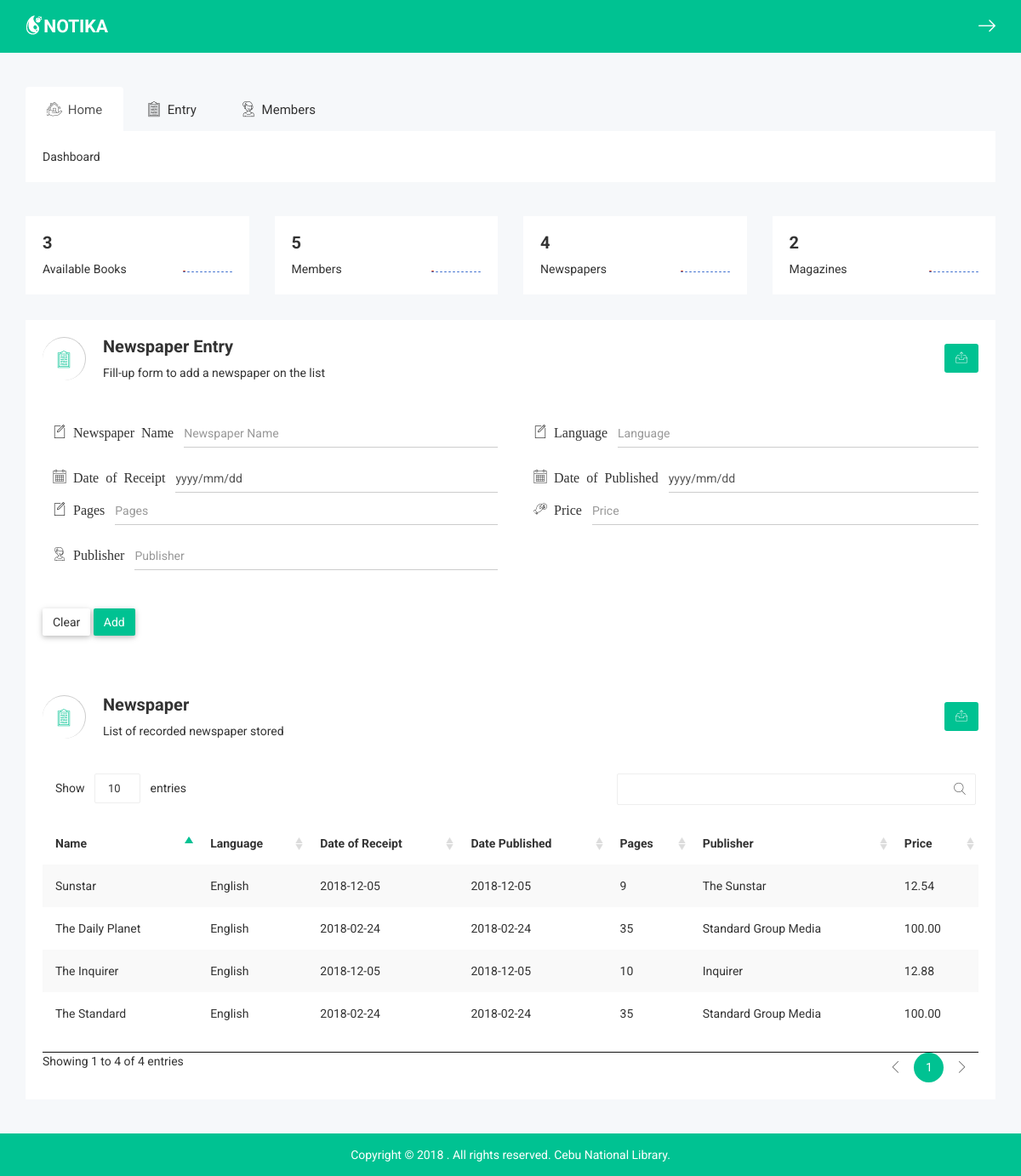
The page /newspaper.php (signed in) on the database its author committed.
### tables this page shows
CREATE TABLE `newspapers` (
  `newspapers` int(10) NOT NULL,
  `language` varchar(40) DEFAULT NULL,
  `name` varchar(100) DEFAULT NULL,
  `date_of_receipt` date DEFAULT NULL,
  `date_published` date DEFAULT NULL,
  `pages` int(11) DEFAULT NULL,
  `price` decimal(10,2) DEFAULT '0.00',
  `publisher` varchar(100) DEFAULT NULL
);

### class/Newspapers.php (called while the page is built, shortened)
<?php
class Newspapers {
   public static function getAllNewspapers(){
        try{
            $con = new PDO( DB_DSN, DB_USERNAME, DB_PASSWORD );
            $con->setAttribute( PDO::ATTR_ERRMODE, PDO::ERRMODE_EXCEPTION );
            $sql = "SELECT * FROM ".DB_NEWSPAPER_TBL;
            $stmt = $con->prepare( $sql );
            $stmt->execute();
            if ($stmt->rowCount() > 0) {
                return $stmt->fetchAll(PDO::FETCH_ASSOC);
            }else return null;
        }catch (PDOException $e) {
            return $e->getMessage();
        }
   }
}
?>

### newspaper.php (the view, shortened to what this page needs)
<?php
$currDir = dirname(__FILE__);
include_once("{$currDir}/class/Newspapers.php");
include_once("{$currDir}/layout/header.php");
$newspapers = Newspapers::getAllNewspapers();
?>
<div class="notika-email-post-area mg-tb-30">
    <div class="container">
        <div class="row">
            <div class="col-lg-12 col-md-12 col-sm-12 col-xs-12">
                <div class="breadcomb-list">
                    <div class="row">
                        <div class="col-lg-6 col-md-6 col-sm-6 col-xs-12">
                            <div class="breadcomb-wp">
                                <div class="breadcomb-icon">
                                    <i class="notika-icon notika-form"></i>
                                </div>
                                <div class="breadcomb-ctn">
                                    <h2>Newspaper Entry</h2>
                                    <p>Fill-up form to add a newspaper on the list</p>
                                </div>
                            </div>
                        </div>
                        <div class="col-lg-6 col-md-6 col-sm-6 col-xs-3">
                            <div class="breadcomb-report">
                                <button data-toggle="tooltip" data-placement="left" title="" class="btn waves-effect" data-original-title="Download Report"><i class="notika-icon notika-sent"></i></button>
                            </div>
                        </div>
                    </div>
                </div>
            </div>
            <div class="col-lg-12 col-md-12 col-sm-12 col-xs-12 loan">
                <div class="form-element-list">
                    <form action="./services/ajaxGetBookDetails.php" method="post" class="add-newspaper-form">
                        <div class="row">
                            <div class="col-lg-6 col-md-6 col-sm-6 col-xs-12">
                                <div class="form-group ic-cmp-int">
                                    <div class="form-ic-cmp">
                                        <i class="notika-icon notika-edit"> Newspaper Name</i>
                                    </div>
                                    <div class="nk-int-st">
                                        <input type="text" class="form-control type name" name="name" placeholder="Newspaper Name" required>
                                    </div>
                                </div>
                            </div>
                            <div class="col-lg-6 col-md-6 col-sm-6 col-xs-12">
                                <div class="form-group ic-cmp-int">
                                    <div class="form-ic-cmp">
                                        <i class="notika-icon notika-edit"> Language</i>
                                    </div>
                                    <div class="nk-int-st">
                                        <input type="text" class="form-control" name="language" placeholder="Language" required>
                                    </div>
                                </div>
                            </div>
                        </div>
                        <div class="row">
                            <div class="col-lg-6 col-md-6 col-sm-6 col-xs-12">
                                <div class="form-group nk-datapk-ctm form-elet-mg ic-cmp-int" id="data_1">
                                    <div class="form-ic-cmp">
                                        <i class="notika-icon notika-calendar"> Date of Receipt </i>
                                    </div>
                                    <div class="input-group date nk-int-st">
                                        <input type="text" class="form-control" name="date_of_receipt" value="yyyy/mm/dd">
                                    </div>
                                </div>
                            </div>
                            <div class="col-lg-6 col-md-6 col-sm-6 col-xs-12">
                                <div class="form-group nk-datapk-ctm form-elet-mg ic-cmp-int" id="data_1">
                                    <div class="form-ic-cmp">
                                        <i class="notika-icon notika-calendar"> Date of Published </i>
                                    </div>
                                    <div class="input-group date nk-int-st">
                                        <input type="text" class="form-control" name="date_published" value="yyyy/mm/dd">
                                    </div>
                                </div>
                            </div>
                        </div>
                        <div class="row">
                            <div class="col-lg-6 col-md-6 col-sm-6 col-xs-12">
                                <div class="form-group ic-cmp-int">
                                    <div class="form-ic-cmp">
                                        <i class="notika-icon notika-edit"> Pages</i>
                                    </div>
                                    <div class="nk-int-st">
                                        <input type="number" class="form-control" name ="pages" placeholder="Pages">
                                    </div>
                                </div>
                            </div>
                            <div class="col-lg-6 col-md-6 col-sm-6 col-xs-12">
                                <div class="form-group ic-cmp-int">
                                    <div class="form-ic-cmp">
                                        <i class="notika-icon notika-dollar"> Price</i>
                                    </div>
                                    <div class="nk-int-st">
                                        <input type="text" class="form-control price" name ="price" placeholder="Price" data-mask="99.99" >
                                    </div>
                                </div>
                            </div>
                        </div>
                        <div class="row">
                            <div class="col-lg-6 col-md-6 col-sm-6 col-xs-12">
                                <div class="form-group ic-cmp-int">
                                    <div class="form-ic-cmp">
                                        <i class="notika-icon notika-support"> Publisher</i>
                                    </div>
                                    <div class="nk-int-st">
                                        <input type="text" class="form-control" name="publisher" placeholder="Publisher">
                                    </div>
                                </div>
                            </div>
                        </div>
                        <div class="btn-list mg-tb-30">
                            <button class="btn btn-default btn-clear notika-btn-default waves-effect">Clear</button>
                            <button class="btn btn-success btn-save notika-btn-success waves-effect" type="submit">Add</button>
                        </div>
                    </form>
                </div>
            </div>
            <div class="col-lg-12 col-md-12 col-sm-12 col-xs-12">
                <div class="breadcomb-list">
                    <div class="row">
                        <div class="col-lg-6 col-md-6 col-sm-6 col-xs-12">
                            <div class="breadcomb-wp">
                                <div class="breadcomb-icon">
                                    <i class="notika-icon notika-form"></i>
                                </div>
                                <div class="breadcomb-ctn">
                                    <h2>Newspaper</h2>
                                    <p>List of recorded newspaper stored</p>
                                </div>
                            </div>
                        </div>
                        <div class="col-lg-6 col-md-6 col-sm-6 col-xs-3">
                            <div class="breadcomb-report">
                                <button data-toggle="tooltip" data-placement="left" title="" class="btn waves-effect" data-original-title="Download Report"><i class="notika-icon notika-sent"></i></button>
                            </div>
                        </div>
                    </div>
                </div>
            </div>
            <div class="col-lg-12 col-md-12 col-sm-12 col-xs-12">
                <div class="data-table-list">
                    <div class="table-responsive">
                        <table id="data-table-basic" class="table table-striped">
                            <thead>
                            <tr>
                                <th>Name</th>
                                <th>Language</th>
                                <th>Date of Receipt</th>
                                <th>Date Published</th>
                                <th>Pages</th>
                                <th>Publisher</th>
                                <th>Price</th>
                            </tr>
                            </thead>
                            <tbody>
                            <?php
                            if(count($newspapers)> 0){
                                foreach ($newspapers as $k=>$row) {
                                    echo "<tr>
                                                    <td>".ucwords($row['name'])."</td>
                                                    <td>".ucwords($row['language'])."</td>
                                                    <td>".$row['date_of_receipt']."</td>
                                                    <td>".$row['date_published']."</td>
                                                    <td>".$row['pages']."</td>
                                                    <td>".$row['publisher']."</td>
                                                    <td>".$row['price']."</td>
                                                </tr>";
                                }
                            }else{
                                echo "<tr colspan='6'>No Magazines Found</tr>";
                            }
                            ?>
                            </tbody>
                        </table>
                    </div>
                </div>
            </div>
        </div>
    </div>
</div>
<?php
include_once("{$currDir}/layout/footer.php"); ?>
</body>
</html>

### css/wave/button.css (style rules this page uses)
.btn-default.notika-btn-default, .btn-info.notika-btn-info, .btn-primary.notika-btn-primary, .btn-success.notika-btn-success, .btn-warning.notika-btn-warning, .btn-danger.notika-btn-danger { box-shadow: 0 2px 5px rgba(0,0,0,.16), 0 2px 10px rgba(0,0,0,.12); border:none; outline:none !important; border-radius:2px; font-size:14px; }
.btn-default.notika-btn-default { background-color: #fff; }
.btn-success.notika-btn-success, .btn-success.success-icon-notika { background-color: #00c292; }

### css/main.css (style rules this page uses)
html { color: #222; font-size: 1em; line-height: 1.4; }

### rows shown on the page
newspapers: name "The Daily Planet", language "English", date_of_receipt "2018-02-24", date_published "2018-02-24", pages "35", publisher "Standard Group Media", price "100.00"
newspapers: name "The Standard", language "English", date_of_receipt "2018-02-24", date_published "2018-02-24", pages "35", publisher "Standard Group Media", price "100.00"
newspapers: name "The Inquirer", language "English", date_of_receipt "2018-12-05", date_published "2018-12-05", pages "10", publisher "Inquirer", price "12.88"
newspapers: name "Sunstar", language "English", date_of_receipt "2018-12-05", date_published "2018-12-05", pages "9", publisher "The Sunstar", price "12.54"

### other values the page prints
count($books) "3"
count($members) "5"
count($newspapers) "4"
count($magazines) "2"
